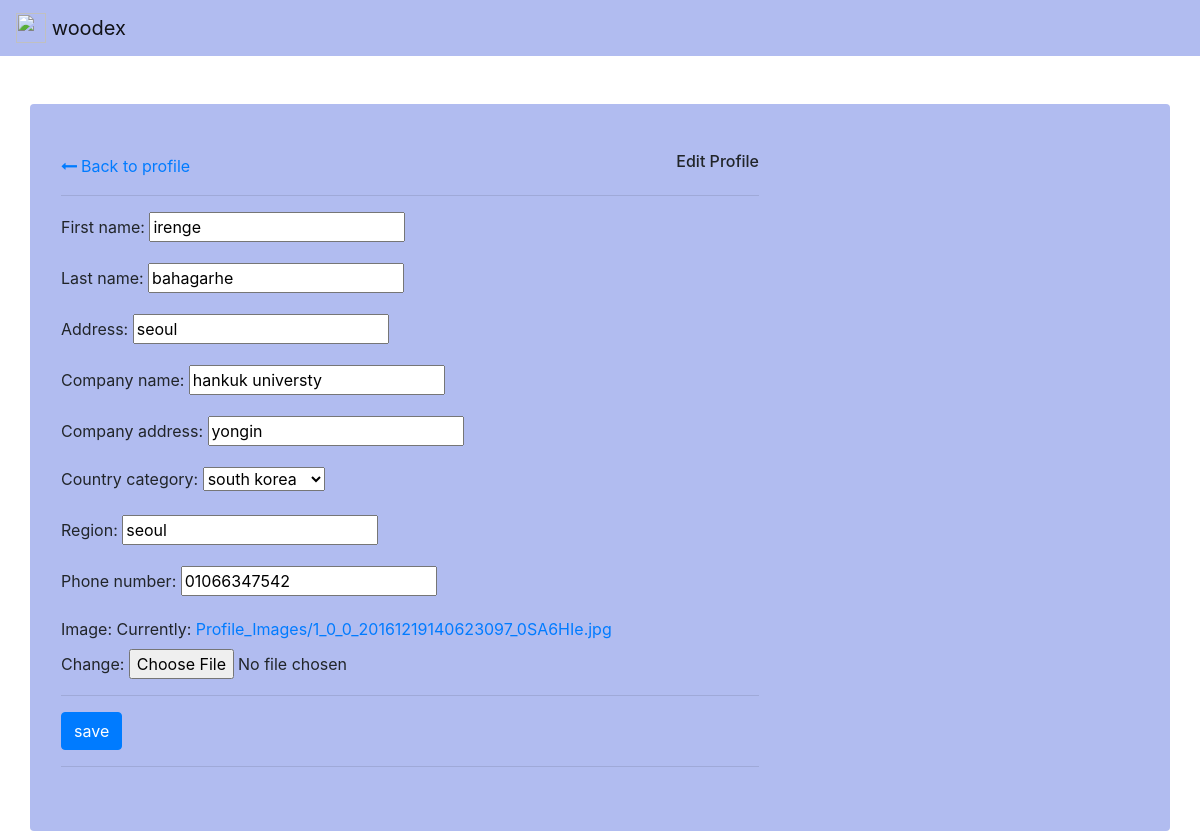
The page /profile/update (signed in) on the database its author committed.
### user/models.py (models this page shows, shortened)
class CustomerProfile(models.Model):
    user = models.OneToOneField(User, on_delete=models.CASCADE)
    first_name = models.CharField(max_length=50)
    last_name = models.CharField(max_length=50)
    address = models.CharField(max_length=200, null=True)
    company_name = models.CharField(max_length=100)
    company_address = models.CharField(max_length=200, null=True)
    country_category = models.CharField(max_length=20, choices=COUNTRY_CATEGORIES, default='south korea')
    region = models.CharField(max_length=100, null=True)
    phone_number = models.CharField(max_length=15)
    kakao_talk_login = models.CharField(max_length=50)
    image = models.ImageField(default="Profile_Images/1_0_0_20161219140623097.jpg",upload_to='Profile_Images', null=False)

### user/views.py (the view)
# urls.py: path('profile/update', user_view.profile_update, name='user_profile-update'),
@login_required
def profile_update(request):
    print(request.POST)
    if request.method == 'POST':
        user_form = UserUpdateForm(request.POST, instance=request.user)
        profile_form = ProfileUpdateForm(request.POST, request.FILES, instance=request.user.customerprofile)
        if user_form.is_valid() and profile_form.is_valid():
            user_form.save()
            profile_form.save()
            print("Forms are valid. Data saved.")
            return redirect('profile.html')
        else:
            print("Forms are invalid. Data not saved.")
    else:
        user_form = UserUpdateForm(request.POST, instance=request.user)
        profile_form = ProfileUpdateForm( instance=request.user.customerprofile)
    context = {
        'User_form' : user_form,
        'profile_form' : profile_form,
    }
    return render(request, 'user/profile_update.html',context)

### user/forms.py
class UserUpdateForm(forms.ModelForm):
    class Meta:
        model = User
        fields = ['username']

class ProfileUpdateForm(forms.ModelForm):
    class Meta:
        model = CustomerProfile
        fields = ['first_name', 'last_name','address','company_name','company_address','country_category','region','phone_number','image']

### templates/User/profile_update.html (shortened to what this page needs)
{% load static %}
{%load crispy_forms_tags%}
{%block content%}
<!doctype html>
<html lang="en">
  <head>
    <link rel="stylesheet" href="https://cdn.jsdelivr.net/npm/bootstrap@4.6.2/dist/css/bootstrap.min.css">
    <link href="https://maxcdn.bootstrapcdn.com/font-awesome/4.7.0/css/font-awesome.min.css" rel="stylesheet">
    <nav class="navbar navbar-light " style="background-color: #b1bcf0;">
        <a class="navbar-brand" href="{% url 'index' %}">
          <img src="https://woodex.co.kr/web/upload/category/editor/2019/08/27/b8359dfe469202dd93ca5eadcf0b2950.png" width="30" height="30" class="d-inline-block align-top" alt="">
          woodex
        </a>
      </nav>
  </head>
  <body>
    <div class="container rounded mt-5 " style="background-color: #b1bcf0;">
        <div class="row position-static">
            <div class="col-md-8">
                <div class="p-3 py-5">
                    <div class="d-flex justify-content-between align-items-center mb-3">
                        <div class="d-flex flex-row align-items-center back"><a href="{% url 'user_profile' %}"><i class="fa fa-long-arrow-left mr-1 mb-1"></i>Back to profile</a>
                        </div>
                        <h6 class="text-right">Edit Profile</h6>
                    </div>
                    <hr>
                    <form method = "POST" enctype="multipart/form-data">
                        {{ profile_form.as_p  }}
                        <hr>
                        <input class="btn btn-primary" type="submit" value="save">
                    </form>
                    <hr>
                </div>
            </div>
        </div>
    </div>
  </body>
</html>
{%endblock%}

### rows shown on the page
CustomerProfile: first_name "irenge", last_name "bahagarhe", address "seoul", company_name "hankuk universty", company_address "yongin", country_category "south korea", region "seoul", phone_number "01066347542"
